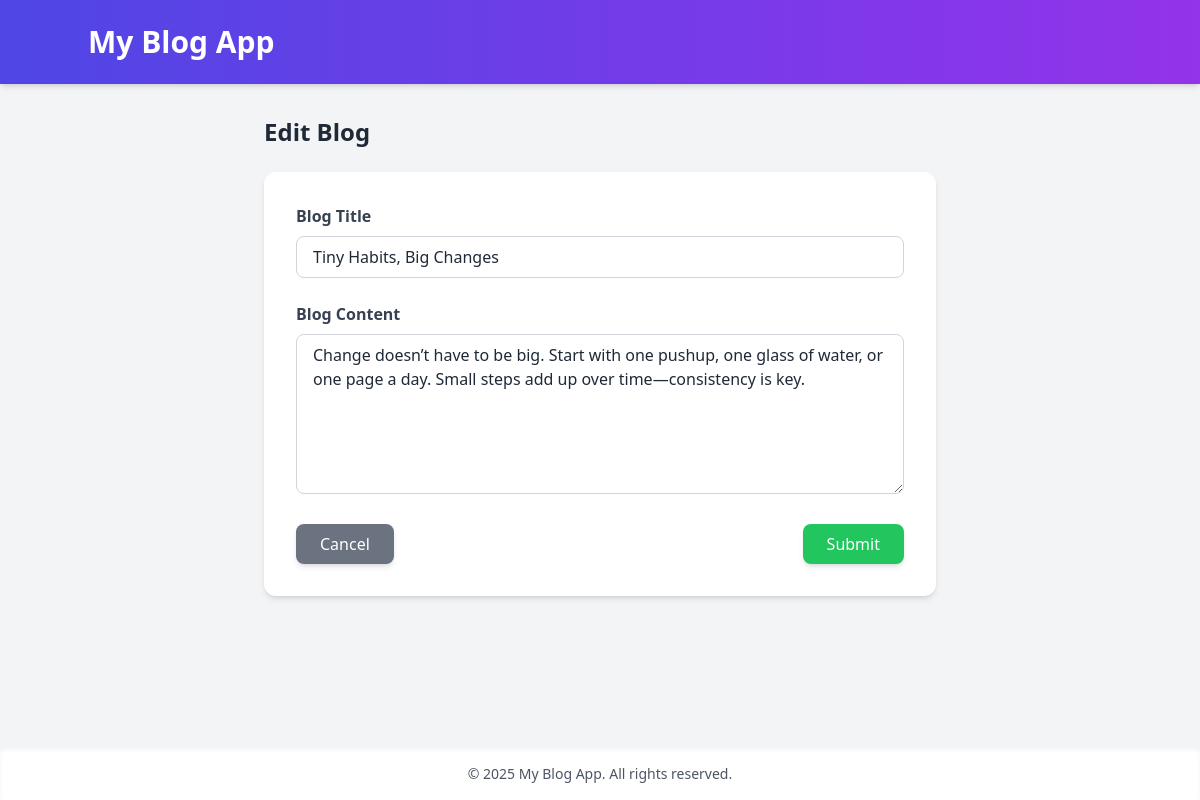
The app's page /edit-blog/8/, older data.
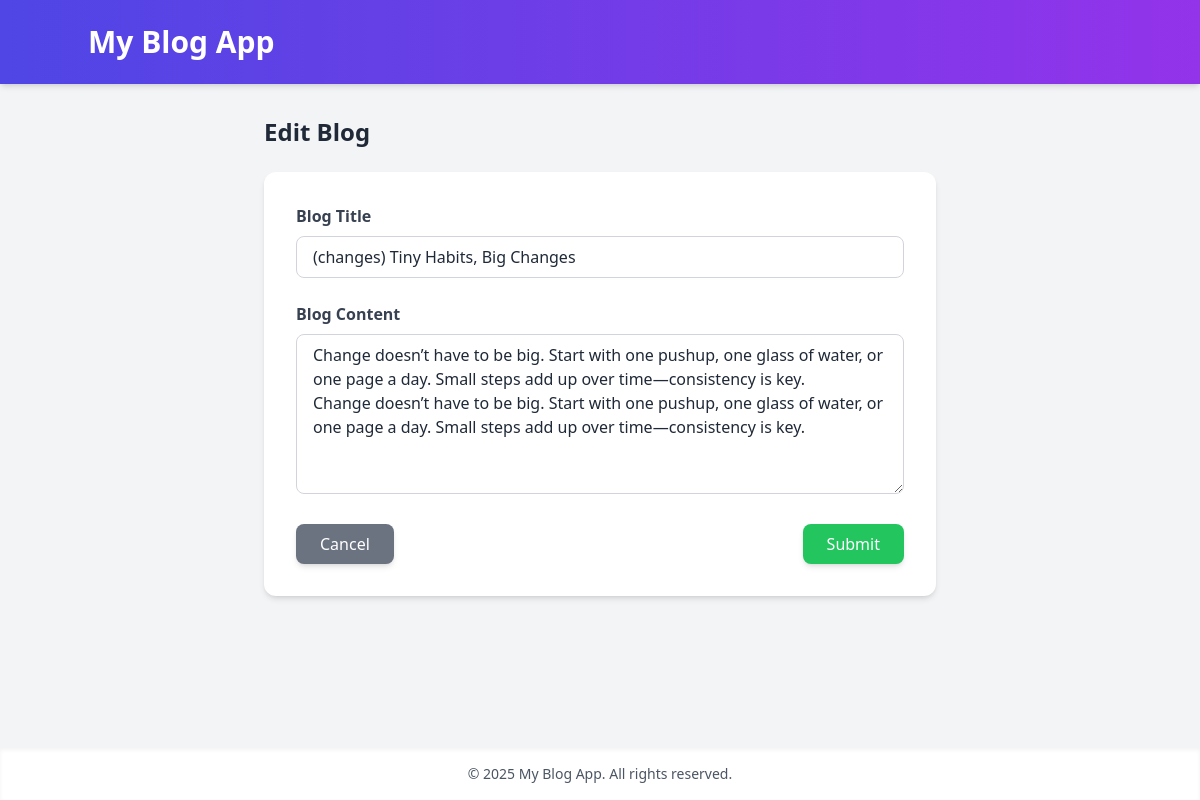
The same page, newer data.
### blog/models.py (models this page shows, shortened)
class Blog(models.Model):
    title = models.CharField(max_length=200)
    content = models.TextField()
    created_at = models.DateTimeField(auto_now_add=True)
    updated_at = models.DateTimeField(auto_now=True)

### blog/views.py (the view)
# urls.py: path('edit-blog/<int:pk>/', views.edit_blog, name='edit_blog'),
def edit_blog(request, pk):
    blog = get_object_or_404(Blog, pk=pk)
    if request.method == 'POST':
        form = BlogForm(request.POST, instance=blog)
        if form.is_valid():
            form.save()
            messages.success(request, 'Blog updated successfully!')
            return redirect('home')
    else:
        form = BlogForm(instance=blog)
    return render(request, 'blog_form.html', {
        'form': form,
        'form_title': 'Edit Blog'
    })

### blog/forms.py
class BlogForm(forms.ModelForm):
    class Meta:
        model = Blog
        fields = ['title', 'content']
        widgets = {
            'title': forms.TextInput(attrs={
                'class': 'w-full px-4 py-2 border border-gray-300 rounded-lg focus:outline-none focus:ring-2 focus:ring-indigo-500',
                'placeholder': 'Enter blog title'
            }),
            'content': forms.Textarea(attrs={
                'class': 'w-full h-40 px-4 py-2 border border-gray-300 rounded-lg focus:outline-none focus:ring-2 focus:ring-indigo-500',
                'placeholder': 'Write your blog content here...'
            })
        }

### blog/templates/blog_form.html (shortened to what this page needs)
{% extends 'base.html' %}
{% block content %}
<div class="max-w-2xl mx-auto">
    <h2 class="text-2xl font-bold mb-6">{{ form_title }}</h2>
    <form method="POST" class="bg-white rounded-xl shadow-md p-8">
        <div class="mb-6">
            <label for="id_title" class="block text-gray-700 font-semibold mb-2">Blog Title</label>
            {{ form.title }}
        </div>
        <div class="mb-6">
            <label for="id_content" class="block text-gray-700 font-semibold mb-2">Blog Content</label>
            {{ form.content }}
        </div>
        <div class="flex justify-between">
            <a href="{% url 'home' %}" class="bg-gray-500 hover:bg-gray-600 text-white px-6 py-2 rounded-lg font-medium shadow-md transition duration-300">
                Cancel
            </a>
            <button type="submit" class="bg-green-500 hover:bg-green-600 text-white px-6 py-2 rounded-lg font-medium shadow-md transition duration-300">
                Submit
            </button>
        </div>
    </form>
</div>
{% endblock %}

Row changes from the older to the newer data that the page shows:
changed Blog: title "Tiny Habits, Big Changes" → "(changes) Tiny Habits, Big Changes"; content "Change doesn’t have to be big. Start with one pushup, one glass of water, or one page a day. Small steps add up over time—consistency is key." → "…over time—consistency is key. Change doesn’t have to be big. Start with one pushup, one glass of water, or one page a day. Small steps add up over time—consistency is key."
